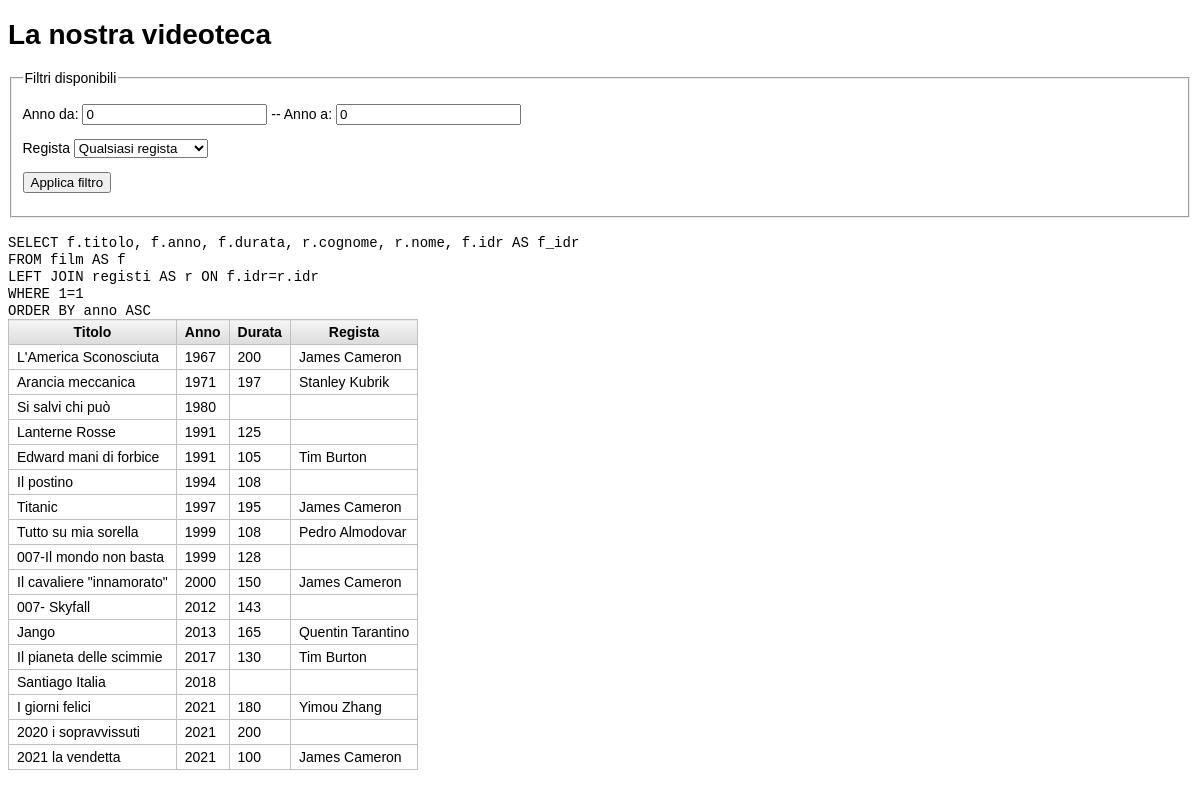
Page /tabella-film-con-filtro.php on the committed database.
### tables this page shows
CREATE TABLE IF NOT EXISTS `film` (
  `idF` int(11) NOT NULL AUTO_INCREMENT,
  `titolo` varchar(50) NOT NULL,
  `anno` int(11) DEFAULT NULL,
  `durata` int(11) DEFAULT NULL COMMENT 'durata in minuti',
  `incasso` int(11) DEFAULT NULL,
  `idr` varchar(6) DEFAULT NULL,
  PRIMARY KEY (`idF`),
  KEY `FK_film_registi` (`idr`),
  CONSTRAINT `FK_film_registi` FOREIGN KEY (`idr`) REFERENCES `registi` (`idr`) ON DELETE SET NULL ON UPDATE CASCADE
);

CREATE TABLE IF NOT EXISTS `registi` (
  `idr` varchar(6) NOT NULL,
  `cognome` varchar(50) DEFAULT NULL,
  `nome` varchar(50) DEFAULT NULL,
  `nazione` varchar(3) DEFAULT NULL,
  `data_n` date DEFAULT NULL,
  PRIMARY KEY (`idr`)
);

### tabella-film-con-filtro.php (the view, shortened to what this page needs)
<?php
require_once 'connessione.php';
$anno_inizio = 0;
$anno_fine = 0;
$filtro = "1=1 ";
$query = "SELECT f.titolo, f.anno, f.durata, r.cognome, r.nome, f.idr AS f_idr
    FROM film AS f
    LEFT JOIN registi AS r ON f.idr=r.idr";
if (!empty($filtro)) {
    $query .= "\nWHERE $filtro";
}
$query .= "\nORDER BY anno ASC";
$comando = $dbconn->prepare($query);
$esegui = $comando->execute();
?>
<!DOCTYPE html>
<html lang="it">
<head>
    <link rel="stylesheet" href="style.css" />
</head>
<body>
    <div class="contenitore">
        <h1>La nostra videoteca</h1>
        <form action="" method="get">
            <fieldset>
                <legend>Filtri disponibili</legend>
                <p>
                    <label for="anno_inizio">Anno da: </label>
                    <input type="number" name="anno_inizio" id="anno_inizio" value="<?php echo $anno_inizio; ?>" /> --
                    <label for="anno_fine">Anno a: </label>
                    <input type="number" name="anno_fine" id="anno_fine" value="<?php echo $anno_fine; ?>" />
                </p>
                <p>
                    <label for="idr">Regista</label>
                    <select name="idr" id="idr">
                        <option value="">Qualsiasi regista</option>
                    </select>
                </p>
                <p><button type="submit">Applica filtro</button></p>
            </fieldset>
        </form>
        <br />
        <?php
        if ($esegui == true) {
            echo "<code>" . nl2br($query) . "</code>";
            echo "
        <table class='tabella-dati'>
            <thead>
                <tr>
                    <th>Titolo</th>
                    <th>Anno</th>
                    <th>Durata</th>
                    <th>Regista</th>
                </tr>
            </thead>
            <tbody>
        ";
            while ($riga = $comando->fetch()) {
                $titolo = $riga['titolo'];
                $anno = $riga['anno'];
                $durata = $riga['durata'];
                $nome = $riga['nome'];
                $cognome = $riga['cognome'];
                echo "
            <tr>
                <td>$titolo</td>
                <td>$anno</td>
                <td>$durata</td>
                <td>$nome $cognome</td>
            </tr>
            ";
            }
            echo "</tbody></table>";
        }
        ?>
    </div>
</body>
</html>

### style.css (style rules this page uses)
body { font-family: Arial, Helvetica, sans-serif; font-size: 14px; }
.contenitore { max-width: 1200px; margin-left: auto; margin-right: auto; }
.tabella-dati { border-collapse: collapse; border: 1px solid silver; }
.tabella-dati td, .tabella-dati th { border: 1px solid silver; padding: 4px 8px; }
.tabella-dati thead th { background-image: linear-gradient(whitesmoke, gainsboro); }

### rows in the picture
film: titolo "L'America Sconosciuta", anno "1967", durata "200", idr.nome "James", idr.cognome "Cameron"
film: titolo "Arancia meccanica", anno "1971", durata "197", idr.nome "Stanley", idr.cognome "Kubrik"
film: titolo "Si salvi chi può", anno "1980"
film: titolo "Lanterne Rosse", anno "1991", durata "125"
film: titolo "Edward mani di forbice", anno "1991", durata "105", idr.nome "Tim", idr.cognome "Burton"
film: titolo "Il postino", anno "1994", durata "108"
film: titolo "Titanic", anno "1997", durata "195", idr.nome "James", idr.cognome "Cameron"
film: titolo "Tutto su mia sorella", anno "1999", durata "108", idr.nome "Pedro", idr.cognome "Almodovar"
film: titolo "007-Il mondo non basta", anno "1999", durata "128"
film: titolo "Il cavaliere \"innamorato\"", anno "2000", durata "150", idr.nome "James", idr.cognome "Cameron"
film: titolo "007- Skyfall", anno "2012", durata "143"
film: titolo "Jango", anno "2013", durata "165", idr.nome "Quentin", idr.cognome "Tarantino"
film: titolo "Il pianeta delle scimmie", anno "2017", durata "130", idr.nome "Tim", idr.cognome "Burton"
film: titolo "Santiago Italia", anno "2018"
film: titolo "I giorni felici", anno "2021", durata "180", idr.nome "Yimou", idr.cognome "Zhang"
film: titolo "2020 i sopravvissuti", anno "2021", durata "200"
film: titolo "2021 la vendetta", anno "2021", durata "100", idr.nome "James", idr.cognome "Cameron"

### other values in the picture
$query "SELECT f.titolo, f.anno, f.durata, r.cognome, r.nome, f.idr AS f_idr FROM film AS f LEFT JOIN registi AS r ON f.idr=r.idr WHERE 1=1 ORDER BY anno ASC"
